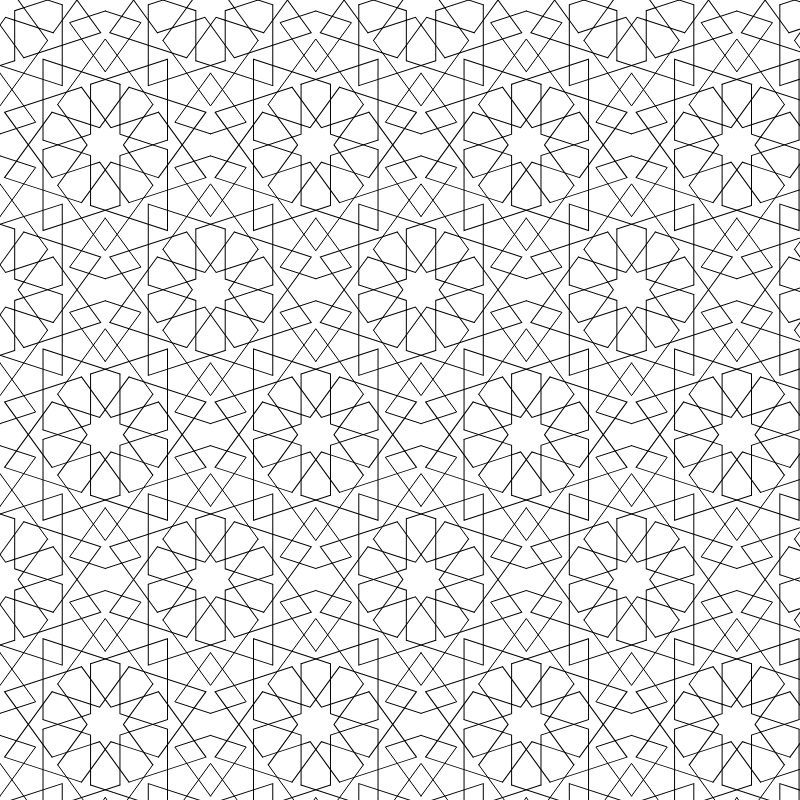
Frame 1 (no input)
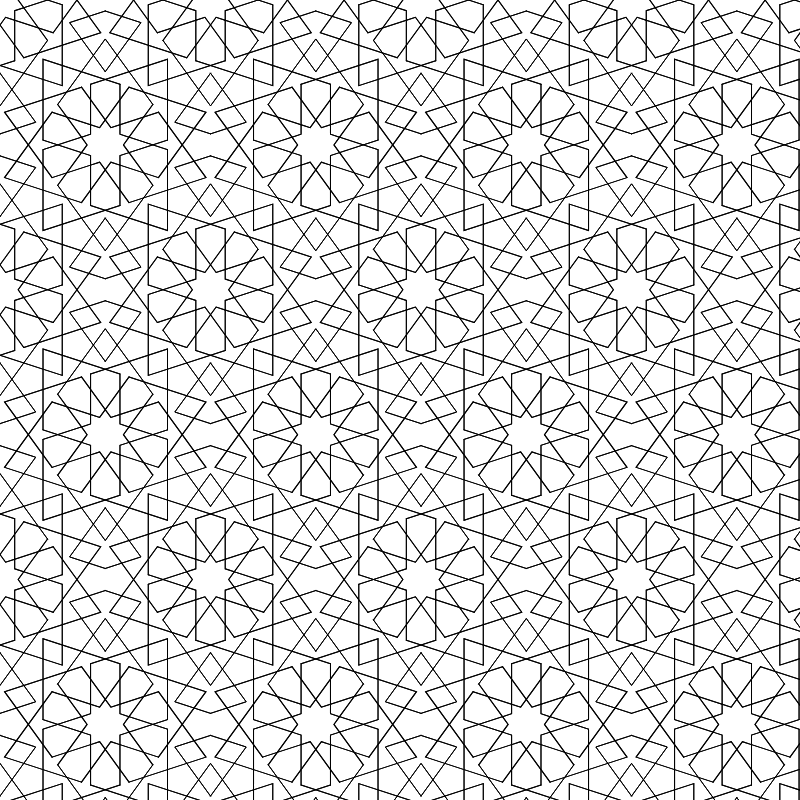
Frame 2 (the mouse pressed at the canvas centre, redrawn once)

The p5.js sketch that drew these frames (run headless with seeded random() and noise() and a simulated clock; the mouse was pressed at the canvas centre and the sketch redrawn once):

// p5.js sketch
// ── sketch.js
/*
Code written by Selcuk ARTUT 2022
Geometric Patterns with Creative Coding 
All rights reserved
*/

// Motif class
class Motif {
    constructor(a) {
        this.a = a;
    }

    display() {
        let a, b, c, d, e, f, g, h, j, k, m, n;
        a = this.a;
        c = (a * sin(144)) / sin(18);
        b = (a * sin(36)) / sin(126);
        d = (a * sin(36)) / sin(108);
        e = (d * sin(36)) / sin(72);
        f = ((2 * d + e) * sin(36)) / sin(108);
        g = 3 * d + e + f;
        h = (2 * d + e + f) / 3;
        j = (h * sin(108)) / sin(36);
        k = 2 * d + e + d + a + a;
        m = ((2 * d + e) * 0.5 * sin(108)) / sin(36);
        n = (2 * d + e) * 0.5;

        //Shape 1
        push();
            rotate(18);
            beginShape();
            for (let i = 0; i < 10; i++) {
                let x = a * cos(i * 36);
                let y = a * sin(i * 36);
                vertex(x, y);
                x = b * cos(i * 36 + 18);
                y = b * sin(i * 36 + 18);
                vertex(x, y);
            }
            endShape(CLOSE);
        pop();

        //Shape 2
        for (let i = 0; i < 10; i++) {
            push();
                rotate(i * 36);
                translate(c, 0);
                beginShape();
                let x0 = -a * cos(18);
                let y0 = a * sin(18);
                let x1 = d * cos(18);
                let y1 = -d * sin(18);
                vertex(x0, y0);
                vertex(x1, y1);
                endShape();
                //mirror on x-axis
                push();
                    scale(1, -1);
                    beginShape();
                    x0 = -a * cos(18);
                    y0 = a * sin(18);
                    x1 = d * cos(18);
                    y1 = -d * sin(18);
                    vertex(x0, y0);
                    vertex(x1, y1);
                    endShape();
                pop();
            pop();
        }

        //Shape 3
        let x0, y0, x1, y1, x2, y2;
        for (let i = 0; i < 10; i++) {
            push();
                rotate(36 * i);
                translate(0, -k);
                beginShape();
                x0 = g * cos(54);
                y0 = g * sin(54);
                x1 = 0;
                y1 = 0;
                x2 = -x0;
                y2 = y0;
                vertex(x0, y0);
                vertex(x1, y1);
                vertex(x2, y2);
                endShape();
            pop();
        }

        //Shape 4
        x0 = 0;
        y0 = 0;
        x1 = 3 * n * cos(54);
        y1 = 3 * n * sin(54);
        x2 = 0;
        y2 = 3 * n;

        //one on the top one on the bottom
        for (let i = 0; i < 2; i++) {
            push();
                rotate(i * 180);
                push();
                    translate(0, -1 * (k - m));
                    beginShape();
                    vertex(x0, -y0);
                    vertex(x1, -y1);
                    vertex(x2, -y2);
                    endShape();
                    push();
                        scale(-1, 1);
                        beginShape();
                        vertex(x0, -y0);
                        vertex(x1, -y1);
                        vertex(x2, -y2);
                        endShape();
                    pop();
                pop();
            pop();
        }
    }
}

let dx, dy, doff;
let nRow;
let nCol;
let a = 25;
let motif = new Motif(a);

function setup() {
    createCanvas(800, 800);
    angleMode(DEGREES);
    noFill();
    noLoop();

    let b, c, d, e, f, g, h, j, n, p, r;
    c = (a * sin(144)) / sin(18);
    b = (a * sin(36)) / sin(126);
    d = (a * sin(36)) / sin(108);
    e = (d * sin(36)) / sin(72);
    f = ((2 * d + e) * sin(36)) / sin(108);
    g = 3 * d + e + f;
    p = (g * sin(36)) / sin(72);
    h = p / 2;
    j = (h * sin(108)) / sin(36);
    n = (2 * d + e) * 0.5;
    p = 2 * (g + d * sin(18));
    r = 0.5 * (2 * d + e) * sin(72);

    dx = (2 * d + e + f) * cos(18) * 2 - r;
    doff = 2 * (2 * d + e + f + d + d * sin(18)) - n - n * sin(18);
    dy = 2 * doff;

    //approximate the nRow and nCol values
    nRow = 1 + ceil(height / dy);
    nCol = 1 + ceil(width / dx);
}

function draw() {
    for (let r = 0; r < nRow; r++) {
        for (let c = 0; c < nCol; c++) {
            push();
                if (c % 2 == 1) {
                    //columns 1,3,5,7
                    translate(0, doff);
                }
                translate(dx * c, dy * r);
                motif.display();
            pop();
        }
    }
}
